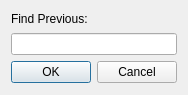
<?xml version="1.0" encoding="UTF-8"?>
<ui version="4.0">
 <class>Dialog</class>
 <widget class="QDialog" name="Dialog">
  <property name="geometry">
   <rect>
    <x>0</x>
    <y>0</y>
    <width>174</width>
    <height>95</height>
   </rect>
  </property>
  <property name="windowTitle">
   <string>Dialog</string>
  </property>
  <layout class="QVBoxLayout" name="verticalLayout_2">
   <item>
    <layout class="QVBoxLayout" name="verticalLayout">
     <item>
      <widget class="QLabel" name="label">
       <property name="minimumSize">
        <size>
         <width>81</width>
         <height>16</height>
        </size>
       </property>
       <property name="maximumSize">
        <size>
         <width>81</width>
         <height>16</height>
        </size>
       </property>
       <property name="text">
        <string>Find Previous:</string>
       </property>
      </widget>
     </item>
     <item>
      <widget class="QLineEdit" name="lineEdit"/>
     </item>
    </layout>
   </item>
   <item>
    <widget class="QDialogButtonBox" name="buttonBox">
     <property name="orientation">
      <enum>Qt::Horizontal</enum>
     </property>
     <property name="standardButtons">
      <set>QDialogButtonBox::Cancel|QDialogButtonBox::Ok</set>
     </property>
    </widget>
   </item>
  </layout>
 </widget>
 <resources/>
 <connections>
  <connection>
   <sender>buttonBox</sender>
   <signal>accepted()</signal>
   <receiver>Dialog</receiver>
   <slot>accept()</slot>
   <hints>
    <hint type="sourcelabel">
     <x>248</x>
     <y>254</y>
    </hint>
    <hint type="destinationlabel">
     <x>157</x>
     <y>274</y>
    </hint>
   </hints>
  </connection>
  <connection>
   <sender>buttonBox</sender>
   <signal>rejected()</signal>
   <receiver>Dialog</receiver>
   <slot>reject()</slot>
   <hints>
    <hint type="sourcelabel">
     <x>316</x>
     <y>260</y>
    </hint>
    <hint type="destinationlabel">
     <x>286</x>
     <y>274</y>
    </hint>
   </hints>
  </connection>
 </connections>
</ui>
